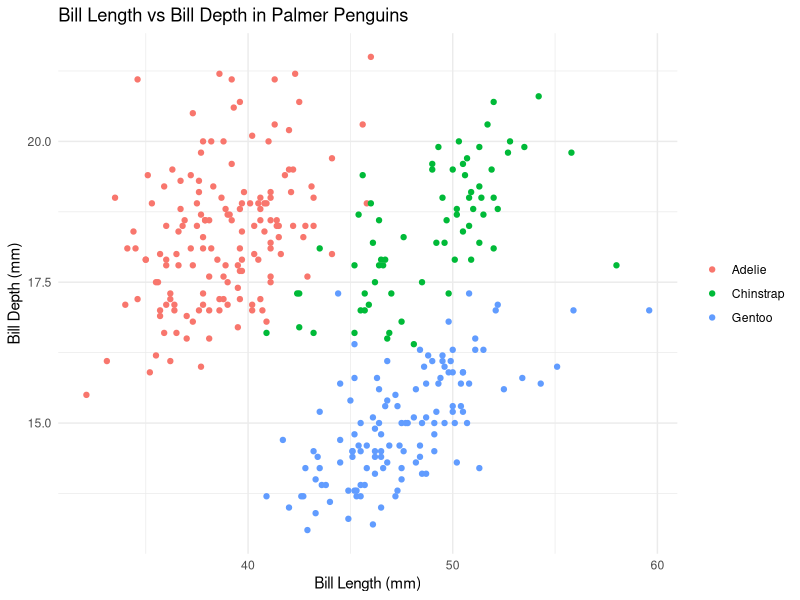
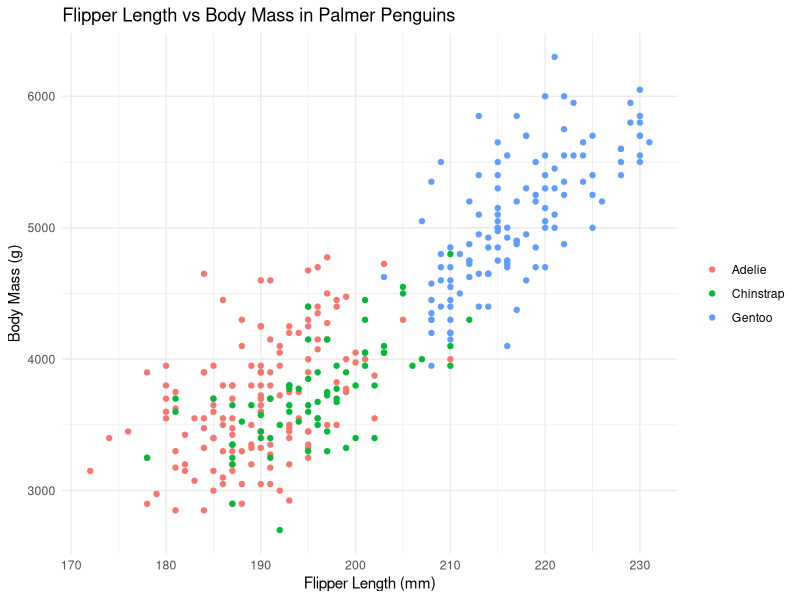

These figures' R source, in order:
#load packages
library(tidyverse)
library(ggplot2)
library(palmerpenguins)

#fammi un ggplot con palmer penguins
ggplot(penguins, aes(x = bill_length_mm, y = bill_depth_mm, color = species)) +
  geom_point() +
  labs(title = "Bill Length vs Bill Depth in Palmer Penguins",
       x = "Bill Length (mm)",
       y = "Bill Depth (mm)") +
  theme_minimal() +
  theme(legend.title = element_blank())

#fammi un altro plotcon palmer penguins
ggplot(penguins, aes(x = flipper_length_mm, y = body_mass_g, color = species)) +
  geom_point() +
  labs(title = "Flipper Length vs Body Mass in Palmer Penguins",
       x = "Flipper Length (mm)",
       y = "Body Mass (g)") +
  theme_minimal() +
  theme(legend.title = element_blank())
